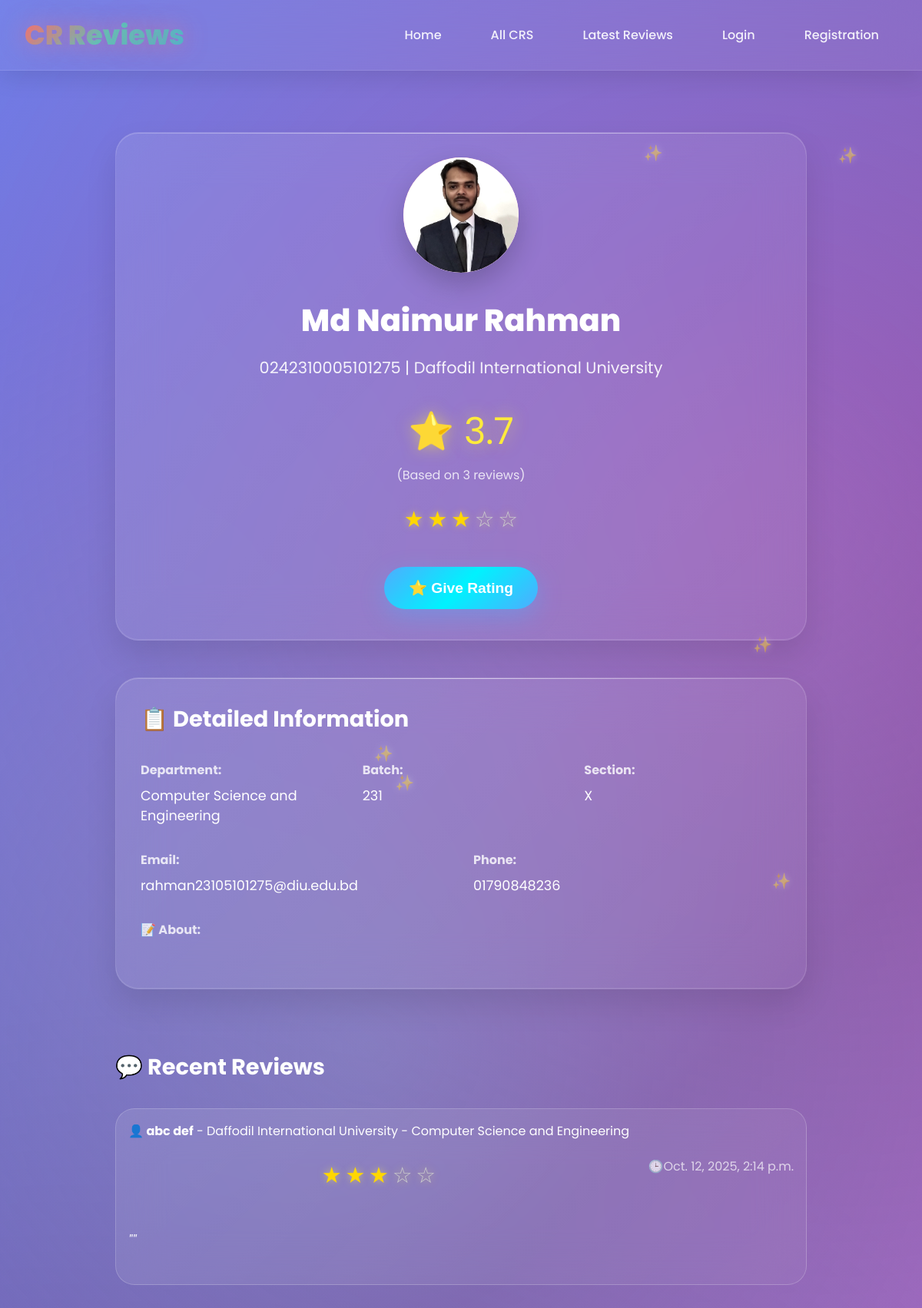
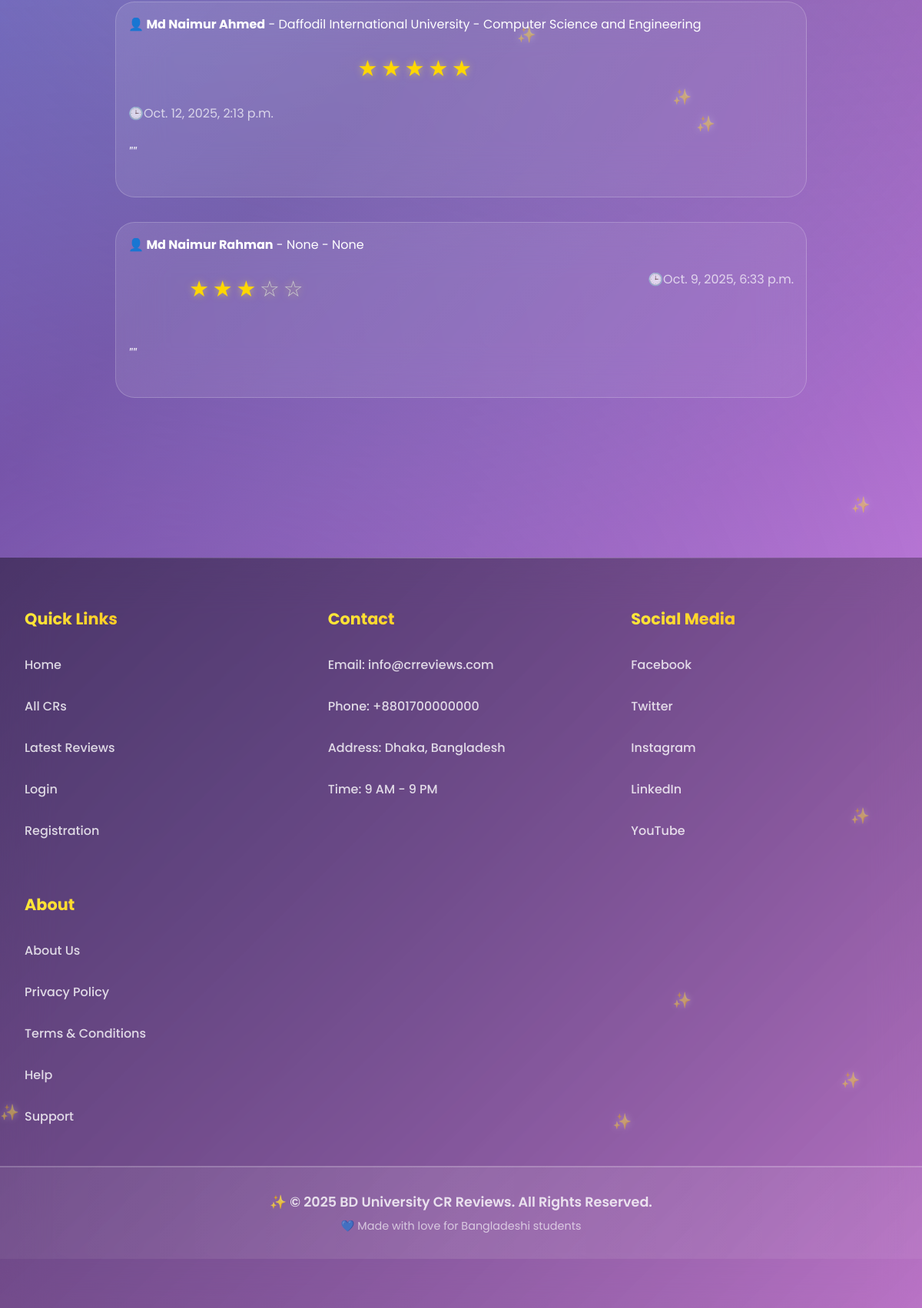
/cr_profile/md-naimur-rahman/, run on the app's committed database (2 pictures, top to bottom).
### cr/models.py (models this page shows, shortened)
class CrProfile(models.Model):
    user=models.OneToOneField('userprofile.User', on_delete=models.CASCADE,related_name='cr_profile')
    university=models.ForeignKey(University, on_delete=models.CASCADE,related_name='cr_profile')
    department=models.ForeignKey(Department, on_delete=models.CASCADE,related_name='cr_profile')
    profile_picture = models.ImageField(upload_to='cr_profile_pictures/', blank=True, null=True)
    name = models.CharField(max_length=100)
    email = models.EmailField(blank=True, null=True)
    phone = models.CharField(max_length=30, blank=True, null=True)
    st_id = models.CharField(max_length=50, unique=True)
    batch = models.CharField(max_length=20)
    section = models.CharField(max_length=10)
    bio = models.TextField(blank=True, null=True)
    slug = models.SlugField(unique=True, blank=True)
    created_at=models.DateTimeField(auto_now_add=True)
    updated_at=models.DateTimeField(auto_now=True)
    deleted_at=models.DateTimeField(auto_now=True,blank=True,null=True)
    @property
    def average_rating(self):
        avg=self.cr_reviews.aggregate(Avg('rating'))['rating__avg']
        return round(avg,1) if avg else 0

class University(models.Model):
    Public = "Public"
    Private = "Private"
    university_type = [
        (Public,"Public"),
        (Private,"Private"),
    ]
    title =models.CharField(max_length=100,unique=True,blank=False,null=False)
    type =models.CharField(max_length=100,choices=university_type)
    address=models.CharField(max_length=150, blank=True, null=True)
    slug=models.SlugField(blank=True,unique=True)
    created_at=models.DateTimeField(auto_now_add=True)
    updated_at=models.DateTimeField(auto_now=True)
    daleted_at=models.DateTimeField(auto_now=True,blank=True,null=True)
    def __str__(self):
        return self.title

class Department(models.Model):
    university=models.ForeignKey(University, on_delete=models.CASCADE,related_name='departments')
    title=models.CharField(max_length=50,unique=True,blank=False,null=False)
    code=models.CharField(max_length=50,unique=True,blank=True,null=True)
    slug=models.SlugField(blank=True,unique=True)
    created_at=models.DateTimeField(auto_now_add=True)
    updated_at=models.DateTimeField(auto_now=True)
    daleted_at=models.DateTimeField(auto_now=True,blank=True,null=True)
    def __str__(self):
        return self.title

class Review(models.Model):
    user=models.OneToOneField('userprofile.User', on_delete=models.CASCADE,related_name='userreviews')
    cr_profile=models.ForeignKey(CrProfile, on_delete=models.CASCADE,related_name='cr_reviews')
    rating = models.PositiveSmallIntegerField()
    description = models.TextField(blank=True, null=True)
    slug = models.SlugField(unique=True, blank=True)
    created_at = models.DateTimeField(auto_now_add=True)
    updated_at = models.DateTimeField(auto_now=True)
    deleted_at = models.DateTimeField(blank=True, null=True)

### userprofile/models.py (models this page shows, shortened)
class User(AbstractBaseUser,PermissionsMixin):
    university=models.ForeignKey(University, on_delete=models.SET_NULL,related_name='university',null=True,blank=True)
    department=models.ForeignKey(Department, on_delete=models.SET_NULL,related_name='department',null=True,blank=True)
    profile_picture=models.ImageField(upload_to=user_profile_picture_path,null=True,blank=True)
    first_name = models.CharField(max_length=50)
    last_name = models.CharField(max_length=50)
    email = models.EmailField(unique=True)
    phone=models.CharField(max_length=20,null=True,blank=True)
    date_of_birth=models.DateField(null=True,blank=True)
    student_id=models.CharField(max_length=50,unique=True)
    batch=models.CharField(max_length=20,null=True,blank=True)
    section=models.CharField(max_length=20,null=True,blank=True)
    bio=models.TextField(null=True,blank=True)
    facebook_url=models.URLField(null=True,blank=True)
    instagram_url=models.URLField(null=True,blank=True)
    linkedin_url=models.URLField(null=True,blank=True)
    role=models.CharField(max_length=20, default='student')
    is_active = models.BooleanField(default=True)
    is_staff = models.BooleanField(default=False)
    created_at = models.DateTimeField(auto_now_add=True)
    updated_at = models.DateTimeField(auto_now=True)
    deleted_at = models.DateTimeField(blank=True, null=True)
    USERNAME_FIELD = 'email'
    REQUIRED_FIELDS = ['first_name','last_name']
    objects = CustomUserManager()
    def get_full_name(self):
        return f"{self.first_name} {self.last_name}"

### cr/views.py (the view)
# urls.py: path('cr_profile/<str:slug>/',cr_profile,name='cr_profile'),
def cr_profile(request,slug):
    cr_profile=get_object_or_404(CrProfile,slug=slug)
    review=Review.objects.filter(cr_profile=cr_profile).order_by('-created_at')
    paginator = Paginator(review,5)
    page_number = request.GET.get('page',1)
    try:
        review=paginator.page(page_number)
    except PageNotAnInteger:
        review=paginator.page(1)
    except EmptyPage:
        review=paginator.page(1)
    context={
        'cr_profile':cr_profile,
        'review':review,
        'paginator':paginator,
    }
    return render(request,'profile.html',context)

### templates/profile.html (shortened to what this page needs)
{% extends 'base.html' %}
{% load static %}
{% block content %}
    <div id="cr-profile" class="page">
        <div class="container">
            <div style="max-width: 900px; margin: 0 auto;">
                <div class="search-section" style="text-align: center; margin-bottom: 3rem;">
                    <div class="profile-photo" style="width: 150px; height: 150px; font-size: 4rem; margin: 0 auto 2rem; position: relative;" id="profile-photo">
                         {% if cr_profile.profile_picture %}
                        <img src="{{ cr_profile.profile_picture.url }}" alt="{{ cr_profile.name }}" />
                        {% else %}
                        <span>{{ cr_profile.name|first|upper }}</span>
                        {% endif %}
                    </div>
                    <h1 style="color: white; font-size: 2.5rem; font-weight: 800; margin-bottom: 1rem;" id="profile-name">{{cr_profile.name}}</h1>
                    <p style="color: rgba(255,255,255,0.9); font-size: 1.3rem; margin-bottom: 1.5rem;" id="profile-info">
                        {{cr_profile.st_id}} | {{cr_profile.university}}
                    </p>
                    <div style="margin: 2rem 0;">
                        <div style="font-size: 3rem; color: #ffeb3b; text-shadow: 0 0 20px rgba(255,235,59,0.5);">
                            ⭐ {{cr_profile.average_rating}}
                        </div>
                        <div style="color: rgba(255,255,255,0.8); margin-top: 0.5rem;" id="review-count">
                            (Based on {{review.paginator.count}} reviews)
                        </div>
                        <div class="rating">
                            {% for i in "12345" %} {% if forloop.counter <= cr_profile.average_rating %}
                            <span class="star filled">★</span>
                            {% else %}
                            <span class="star">☆</span>
                            {% endif %} {% endfor %}
                        </div>
                    </div>
                    <button class="btn" onclick="openRatingModal(document.getElementById('profile-name').textContent)" style="font-size: 1.2rem; padding: 1rem 2rem;">
                        ⭐ Give Rating
                    </button>
                </div>
                <div class="search-section">
                    <h2 style="color: white; font-size: 1.8rem; font-weight: 700; margin-bottom: 2rem;">📋 Detailed Information</h2>
                    <div style="display: grid; grid-template-columns: repeat(auto-fit, minmax(250px, 1fr)); gap: 2rem; margin-bottom: 2rem;" id="profile-details">
                        <div>
                            <strong style="color: rgba(255,255,255,0.8);">Department:</strong>
                            <p style="color: white; font-size: 1.1rem; margin-top: 0.5rem;">{{cr_profile.department}}</p>
                        </div>
                        <div>
                            <strong style="color: rgba(255,255,255,0.8);">Batch:</strong>
                            <p style="color: white; font-size: 1.1rem; margin-top: 0.5rem;">{{cr_profile.batch}}</p>
                        </div>
                        <div>
                            <strong style="color: rgba(255,255,255,0.8);">Section:</strong>
                            <p style="color: white; font-size: 1.1rem; margin-top: 0.5rem;">{{cr_profile.section}}</p>
                        </div>
                    </div>
                    <div style="display: grid; grid-template-columns: repeat(auto-fit, minmax(250px, 1fr)); gap: 2rem; margin-bottom: 2rem;">
                        <div>
                            <strong style="color: rgba(255,255,255,0.8);">Email:</strong>
                            <p style="color: white; font-size: 1.1rem; margin-top: 0.5rem; word-break: break-all;">{{cr_profile.email}}</p>
                        </div>
                        <div>
                            <strong style="color: rgba(255,255,255,0.8);">Phone:</strong>
                            <p style="color: white; font-size: 1.1rem; margin-top: 0.5rem;">{{cr_profile.phone}}</p>
                        </div>
                    </div>
                    <div style="margin: 2rem 0;">
                        <strong style="color: rgba(255,255,255,0.8);">📝 About:</strong>
                    </div>
                </div>
                <div class="section">
                    <h2 style="color: white; font-size: 1.8rem; font-weight: 700; margin-bottom: 2rem;">💬 Recent Reviews</h2>
                    <div id="reviews-container">
                    {% for review in review %}
                    <div class="review-card">
                    <div class="review-header">
                        <div>
                            <strong style="font-size: 1rem;">👤 {{review.user.get_full_name}}</strong> - {{review.user.university}} - {{review.user.department}}
                            <div class="rating">
                                {% for i in "12345" %} {% if forloop.counter <= review.rating %}
                                <span class="star filled">★</span>
                                {% else %}
                                <span class="star">☆</span>
                                {% endif %}
                                {% endfor %}
                            </div>
                        </div>
                        <div style="color: rgba(255,255,255,0.7); font-weight: 400;">🕒{{review.created_at}}</div>
                    </div>
                    <div class="review-text">
                        "{{review.description}}"
                    </div>
                    </div>
                    {% endfor %}
                    </div>
                </div>
            </div>
        </div>
    </div>
{% endblock content %}

### static/style.css (style rules this page uses)
* { margin: 0; padding: 0; box-sizing: border-box; }
body { font-family: 'Poppins', Arial, sans-serif; background: linear-gradient(135deg, #667eea 0%, #764ba2 50%, #f093fb 100%); min-height: 100vh; color: #333; overflow-x: hidden; position: relative; }
body::before { content: ''; position: fixed; top: 0; left: 0; width: 100%; height: 100%; background: radial-gradient(circle at 20% 80%, rgba(120, 119, 198, 0.3) 0%, transparent 50%), radial-gradient(circle at 80% 20%, rgba(255, 119, 198, 0.3) 0%, transparent 50%), radial-gradient(circle at 40% 40%, rgba(120, 219, 226, 0.3) 0%, transparent 50%); animation: backgroundFloat 20s ease-in-out infinite; z-index: -1; }
.container { max-width: 1400px; margin: 0 auto; padding: 2rem; position: relative; }
.search-section { background: linear-gradient(135deg, rgba(255, 255, 255, 0.1), rgba(255, 255, 255, 0.05)); backdrop-filter: blur(30px); -webkit-backdrop-filter: blur(30px); border-radius: 30px; padding: 2rem; margin: 3rem 0rem; box-shadow: 0 20px 40px rgba(0, 0, 0, 0.1), inset 0 1px 0 rgba(255, 255, 255, 0.2), inset 0 -1px 0 rgba(255, 255, 255, 0.1); border: 1px solid rgba(255, 255, 255, 0.1); position: relative; overflow: hidden; }
.search-section::before { content: ''; position: absolute; top: 0; left: 0; right: 0; height: 1px; background: linear-gradient(90deg, transparent, rgba(255, 255, 255, 0.5), transparent); animation: shimmer 3s ease-in-out infinite; }
.section { margin: 5rem 0; position: relative; }
.profile-photo { width: 80px; height: 80px; border-radius: 50%; background: linear-gradient(135deg, #ff9a9e, #fecfef, #fecfef); margin: 0 auto 1.5rem; display: flex; align-items: center; justify-content: center; font-size: 2.5rem; font-weight: 800; color: #333; position: relative; overflow: hidden; box-shadow: 0 15px 35px rgba(0, 0, 0, 0.2); }
.profile-photo img { width: 100%; height: 100%; object-fit: cover; border-radius: 50%; position: relative; z-index: 2; }
.profile-photo::before { content: ''; position: absolute; top: -50%; left: -50%; width: 200%; height: 200%; background: linear-gradient(45deg, transparent, rgba(255, 255, 255, 0.3), transparent); transform: rotate(45deg); animation: photoShine 3s ease-in-out infinite; z-index: 1; }
.rating { display: flex; justify-content: center; gap: 0.3rem; margin: 1.5rem 0; }
.star { font-size: 1.8rem; transition: all 0.3s ease; cursor: pointer; text-shadow: 0 0 10px rgba(255, 235, 59, 0.5); color: #ccc; }
.star.filled { color: gold; }
.btn { background: linear-gradient(135deg, #4facfe, #00f2fe, #4facfe); color: white; border: none; padding: 1rem 1rem; border-radius: 50px; cursor: pointer; font-weight: 600; font-size: 0.8rem; transition: all 0.4s cubic-bezier(0.175, 0.885, 0.32, 1.275); margin: 0.5rem; position: relative; overflow: hidden; box-shadow: 0 10px 30px rgba(79, 172, 254, 0.4); }
.btn::before { content: ''; position: absolute; top: 0; left: -100%; width: 100%; height: 100%; background: linear-gradient(90deg, transparent, rgba(255, 255, 255, 0.3), transparent); transition: left 0.5s; }
.review-card { background: linear-gradient(135deg, rgba(255, 255, 255, 0.1), rgba(255, 255, 255, 0.05)); backdrop-filter: blur(30px); border-radius: 25px; padding: 1rem; margin: 2rem 0; color: white; border: 1px solid rgba(255, 255, 255, 0.2); transition: all 0.3s ease; position: relative; overflow: hidden; }
.review-header { display: flex; justify-content: space-between; align-items: center; margin-bottom: 1.5rem; flex-wrap: wrap; }
.review-text { line-height: 1.8; margin: 1.5rem 0; font-size: 1.1rem; font-style: italic; opacity: 0.9; }

### data on the page
CrProfile: profile_picture (picture), name "Md Naimur Rahman", st_id "0242310005101275", university "Daffodil International University", average_rating "3.7", department "Computer Science and Engineering", batch "231", section "X", email "rahman23105101275@diu.edu.bd", phone "01790848236"
Review: user.get_full_name "abc def", user.university "Daffodil International University", user.department "Computer Science and Engineering", rating 3 (drawn), created_at "Oct. 12, 2025, 2:14 p.m."
Review: user.get_full_name "Md Naimur Ahmed", user.university "Daffodil International University", user.department "Computer Science and Engineering", rating 5 (drawn), created_at "Oct. 12, 2025, 2:13 p.m."
Review: user.get_full_name "Md Naimur Rahman", user.university "None", user.department "None", rating 3 (drawn), created_at "Oct. 9, 2025, 6:33 p.m."

### other printed values
{{ review.paginator.count }} "3"
